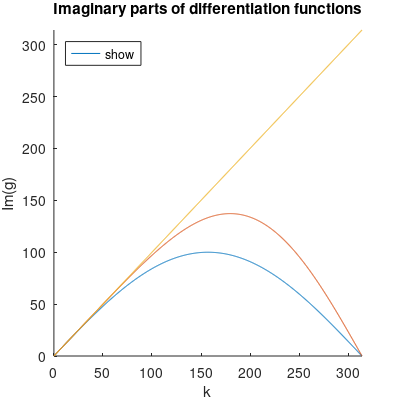

Here is the MATLAB script that generated this plot:
% solve problem 1
clear all; close all; clc;

dx = 0.01;
kmax = pi / dx;
k = linspace(0, kmax, 1000);

g2 = @(k,dx) (sin(k * dx) / dx);
g4 = @(k,dx) ((8*sin(k*dx) - sin(2*k*dx))/(6*dx));
ginf = @(k) k;

h = figure;
set(h, 'units', 'inches', 'position', [1 1 4 4])
set(h, 'PaperUnits','centimeters');
set(h, 'Units','centimeters');
pos=get(h,'Position');
set(h, 'PaperSize', [pos(3) pos(4)]);
set(h, 'PaperPositionMode', 'manual');
set(h, 'PaperPosition',[0 0 pos(3) pos(4)]);
hold all;
plot(k, g2(k,dx), 'DisplayName', 'g_2');
plot(k, g4(k,dx), 'DisplayName', 'g_4');
plot(k, ginf(k), 'DisplayName', 'g_\infty');
legend('show', 'Location', 'NorthWest');
title('Imaginary parts of differentiation functions');
xlabel('k');
ylabel('Im(g)');
xlim([0, kmax]);
ylim([0, kmax]);
print('p1.pdf', '-dpdf');
